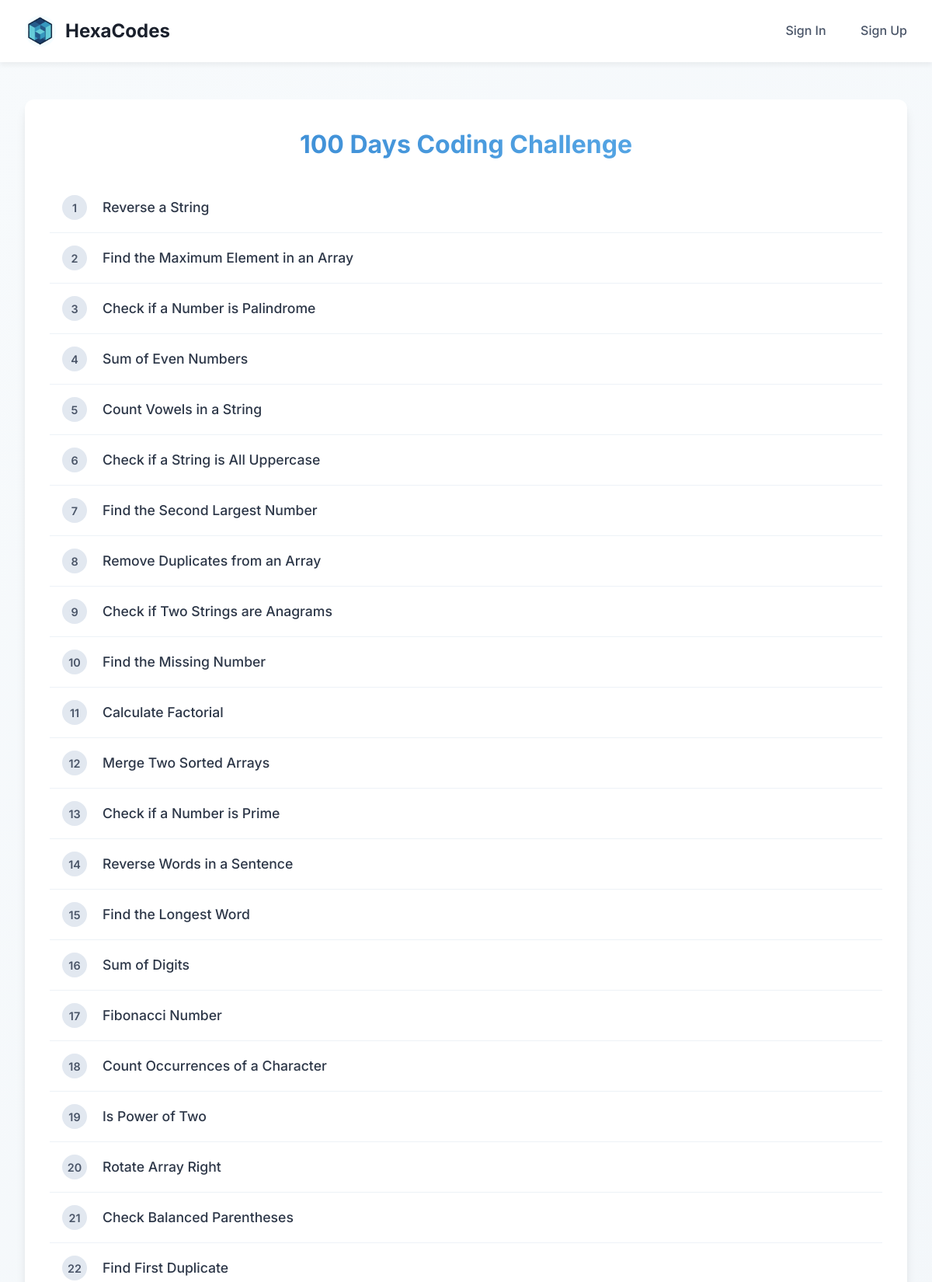
Screenshot of /problems_list/ (upper part) with the database file from the repository.
### coding_problems/models.py (models this page shows, shortened)
class CodingProblem(models.Model):
    problem_id = models.IntegerField(unique=True, db_index=True)
    title = models.CharField(max_length=255, db_index=True)
    problem = models.TextField()
    input_desc = models.TextField()
    output_desc = models.TextField()
    class Meta:
        ordering = ['problem_id']

### coding_problems/views.py (the view)
# urls.py: path('problems_list/', views.problem_list_view, name='problems_list'),  # List of problems
def problem_list_view(request):
    try:
        problems = CodingProblem.objects.all()[:100]
        return render(request, 'coding_problems/problems_list.html', {
            'problems': problems,
            'page_title': '100 Days Coding Challenge'
        })
    except Exception as e:
        return render(request, 'coding_problems/problems_list.html', {
            'error': f'Error loading problems: {str(e)}'
        })

### templates/coding_problems/problems_list.html (shortened to what this page needs)
<!DOCTYPE html>
{% load static %}
<html lang="en">
<head>
</head>
<body>
    <header class="header">
        <nav class="nav-container">
            <a href="{% url 'categories_page' %}" class="nav-logo">
                <img src="{% static 'images/hexa_codes_logo.jpg' %}" alt="HexaCodes Logo">
                HexaCodes
            </a>
            <div class="nav-links">
                {% if request.session.user_id %}
                    <a href="{% url 'categories_page' %}"
                    <a href="{% url 'logout' %}">Logout</a>
                {% else %}
                    <a href="{% url 'categories_page' %}"
                    <a href="{% url 'login' %}">Sign In</a>
                    <a href="{% url 'register' %}">Sign Up</a>
                {% endif %}
            </div>
        </nav>
    </header>
    <div class="container">
        <div class="problem-list">
            <h1>100 Days Coding Challenge</h1>
            {% for problem in problems %}
                <div class="problem-item">
                    <a href="{% url 'problems_detail' problem.problem_id %}">
                        <span class="problem-id">{{ problem.problem_id }}</span>
                        {{ problem.title }}
                    </a>
                </div>
            {% endfor %}
        </div>
    </div>
</body>
</html>

### templates/coding_problems/problems_list.html (style rules this page uses)
*, *::before, *::after { margin: 0; padding: 0; box-sizing: border-box; }
body { font-family: 'Inter', sans-serif; line-height: 1.6; color: #2d3748; background: linear-gradient(135deg, #f7fafc 0%, #edf2f7 100%); min-height: 100vh; }
.header { background: #ffffff; box-shadow: 0 4px 6px rgba(0, 0, 0, 0.05); position: sticky; top: 0; z-index: 100; }
.nav-container { max-width: 1280px; margin: 0 auto; padding: 1.25rem 2rem; display: flex; align-items: center; justify-content: space-between; }
.nav-logo { display: flex; align-items: center; gap: 0.75rem; text-decoration: none; color: #1a202c; font-weight: 700; font-size: 1.5rem; transition: color 0.2s ease; }
.nav-logo img { width: 40px; height: 40px; border-radius: 50%; object-fit: cover; }
.nav-links a { text-decoration: none; color: #4a5568; font-weight: 500; font-size: 1rem; margin-left: 2.5rem; transition: color 0.2s ease; }
.container { max-width: 1280px; margin: 3rem auto; padding: 0 2rem; }
.problem-list { background: #ffffff; padding: 2rem; border-radius: 12px; box-shadow: 0 10px 15px -3px rgba(0, 0, 0, 0.1), 0 4px 6px -2px rgba(0, 0, 0, 0.05); transition: transform 0.3s ease; }
h1 { font-size: 2rem; color: #1a202c; font-weight: 700; margin-bottom: 1.5rem; text-align: center; background: linear-gradient(to right, #3182ce, #63b3ed); -webkit-background-clip: text; -webkit-text-fill-color: transparent; }
.problem-item { padding: 1rem; border-bottom: 1px solid #edf2f7; transition: background 0.2s ease, padding-left 0.2s ease; }
.problem-item a { text-decoration: none; color: #2d3748; font-weight: 500; font-size: 1.1rem; display: flex; align-items: center; gap: 0.75rem; }
.problem-id { display: inline-flex; align-items: center; justify-content: center; width: 2rem; height: 2rem; background: #e2e8f0; color: #4a5568; font-size: 0.9rem; font-weight: 600; border-radius: 50%; margin-right: 0.5rem; }

### rows the page displays
CodingProblem: problem_id "1", title "Reverse a String"
CodingProblem: problem_id "2", title "Find the Maximum Element in an Array"
CodingProblem: problem_id "3", title "Check if a Number is Palindrome"
CodingProblem: problem_id "4", title "Sum of Even Numbers"
CodingProblem: problem_id "5", title "Count Vowels in a String"
CodingProblem: problem_id "6", title "Check if a String is All Uppercase"
CodingProblem: problem_id "7", title "Find the Second Largest Number"
CodingProblem: problem_id "8", title "Remove Duplicates from an Array"
CodingProblem: problem_id "9", title "Check if Two Strings are Anagrams"
CodingProblem: problem_id "10", title "Find the Missing Number"
CodingProblem: problem_id "11", title "Calculate Factorial"
CodingProblem: problem_id "12", title "Merge Two Sorted Arrays"
CodingProblem: problem_id "13", title "Check if a Number is Prime"
CodingProblem: problem_id "14", title "Reverse Words in a Sentence"
CodingProblem: problem_id "15", title "Find the Longest Word"
CodingProblem: problem_id "16", title "Sum of Digits"
CodingProblem: problem_id "17", title "Fibonacci Number"
CodingProblem: problem_id "18", title "Count Occurrences of a Character"
CodingProblem: problem_id "19", title "Is Power of Two"
CodingProblem: problem_id "20", title "Rotate Array Right"
CodingProblem: problem_id "21", title "Check Balanced Parentheses"
CodingProblem: problem_id "22", title "Find First Duplicate"
